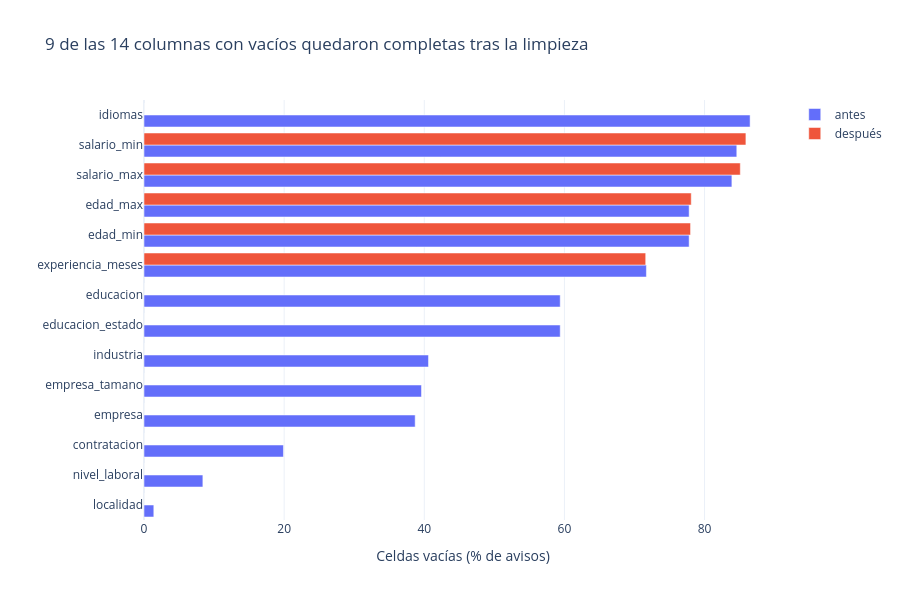

Notebook source saved alongside this figure:
### Markdown cell above
### 7.1 Perfil antes y después
Resumen del perfil de las secciones 3 y 5: el dataset limpio tiene menos filas (duplicados eliminados), más columnas (variables nuevas) y muchas menos celdas vacías.

### Code cell
perfil_limpio = perfil(limpio)

comparacion = pd.DataFrame({"antes": resumen_antes, "despues": resumen(limpio)}).rename_axis("medida")
tipos = (pd.DataFrame({"antes": perfil_antes["tipo"].value_counts(), "despues": perfil_limpio["tipo"].value_counts()})
         .fillna(0).astype(int).rename_axis("tipo"))
display(comparacion)
display(tipos)

interpretar(f"Se pasó de {resumen_antes['filas']:,} a {len(limpio):,} avisos y de {resumen_antes['pct_celdas_vacias']}% "
            f"a {resumen(limpio)['pct_celdas_vacias']}% de celdas vacías. Las que quedan están en salario, edad y "
            "experiencia, donde vacío significa que el aviso no publica o no exige ese dato.", "7.1", tablas=[comparacion, tipos])

### Figure 1 — Plotly figure (JSON) as saved in the notebook; plotly's stock layout.template omitted (floating-point values rounded to 4 significant figures)
{"data": [{"alignmentgroup": "True", "hovertemplate": "=%{y}<br>Celdas vacías (% de avisos)=%{x}<extra></extra>", "legendgroup": "antes", "marker": {"color": "#636efa", "pattern": {"shape": ""}}, "name": "antes", "offsetgroup": "antes", "orientation": "h", "showlegend": true, "textposition": "auto", "type": "bar", "x": [1.4, 8.4, 19.9, 38.7, 39.6, 40.6, 59.4, 59.4, 71.7, 77.8, 77.8, 83.9, 84.6, 86.5], "xaxis": "x", "y": ["localidad", "nivel_laboral", "contratacion", "empresa", "empresa_tamano", "industria", "educacion_estado", "educacion", "experiencia_meses", "edad_min", "edad_max", "salario_max", "salario_min", "idiomas"], "yaxis": "y"}, {"alignmentgroup": "True", "hovertemplate": "=%{y}<br>Celdas vacías (% de avisos)=%{x}<extra></extra>", "legendgroup": "después", "marker": {"color": "#EF553B", "pattern": {"shape": ""}}, "name": "después", "offsetgroup": "después", "orientation": "h", "showlegend": true, "textposition": "auto", "type": "bar", "x": [0.0, 0.0, 0.0, 0.0, 0.0, 0.0, 0.0, 0.0, 71.6, 78.0, 78.1, 85.1, 85.9, 0.0], "xaxis": "x", "y": ["localidad", "nivel_laboral", "contratacion", "empresa", "empresa_tamano", "industria", "educacion_estado", "educacion", "experiencia_meses", "edad_min", "edad_max", "salario_max", "salario_min", "idiomas"], "yaxis": "y"}], "layout": {"barmode": "group", "height": 600, "legend": {"title": {"text": ""}, "tracegroupgap": 0}, "title": {"text": "9 de las 14 columnas con vacíos quedaron completas tras la limpieza"}, "xaxis": {"anchor": "y", "domain": [0, 1], "title": {"text": "Celdas vacías (% de avisos)"}}, "yaxis": {"anchor": "x", "domain": [0, 1], "title": {"text": ""}}}}
